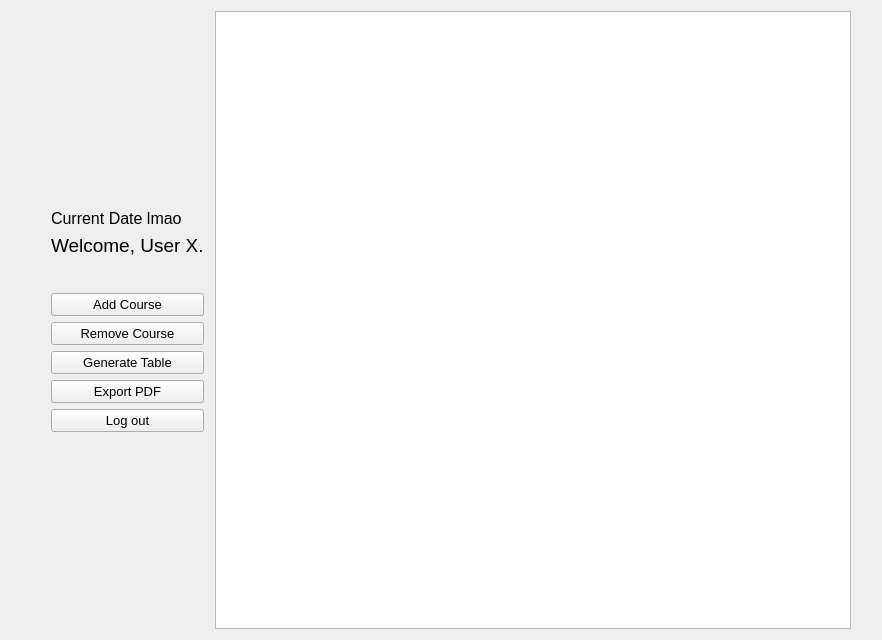
<?xml version="1.0" encoding="UTF-8"?>
<ui version="4.0">
 <class>UI_tableview</class>
 <widget class="QWidget" name="UI_tableview">
  <property name="geometry">
   <rect>
    <x>0</x>
    <y>0</y>
    <width>882</width>
    <height>640</height>
   </rect>
  </property>
  <property name="windowTitle">
   <string>UI_tableview</string>
  </property>
  <layout class="QHBoxLayout" name="horizontalLayout">
   <item>
    <spacer name="hortSpacer_l1">
     <property name="orientation">
      <enum>Qt::Horizontal</enum>
     </property>
     <property name="sizeType">
      <enum>QSizePolicy::Maximum</enum>
     </property>
     <property name="sizeHint" stdset="0">
      <size>
       <width>40</width>
       <height>20</height>
      </size>
     </property>
    </spacer>
   </item>
   <item>
    <layout class="QVBoxLayout" name="CommandBox">
     <item>
      <spacer name="vertSpacer_u1">
       <property name="orientation">
        <enum>Qt::Vertical</enum>
       </property>
       <property name="sizeHint" stdset="0">
        <size>
         <width>20</width>
         <height>10</height>
        </size>
       </property>
      </spacer>
     </item>
     <item>
      <widget class="QLabel" name="lb_currentDateTime">
       <property name="font">
        <font>
         <pointsize>12</pointsize>
        </font>
       </property>
       <property name="text">
        <string>Current Date lmao</string>
       </property>
      </widget>
     </item>
     <item>
      <widget class="QLabel" name="lb_welcome">
       <property name="font">
        <font>
         <pointsize>14</pointsize>
        </font>
       </property>
       <property name="text">
        <string>Welcome, User X.</string>
       </property>
      </widget>
     </item>
     <item>
      <spacer name="verticalSpacer">
       <property name="orientation">
        <enum>Qt::Vertical</enum>
       </property>
       <property name="sizeType">
        <enum>QSizePolicy::Fixed</enum>
       </property>
       <property name="sizeHint" stdset="0">
        <size>
         <width>20</width>
         <height>30</height>
        </size>
       </property>
      </spacer>
     </item>
     <item>
      <widget class="QPushButton" name="bt_removeCourse">
       <property name="font">
        <font>
         <pointsize>10</pointsize>
        </font>
       </property>
       <property name="text">
        <string>Add Course</string>
       </property>
      </widget>
     </item>
     <item>
      <widget class="QPushButton" name="bt_generateTable">
       <property name="font">
        <font>
         <pointsize>10</pointsize>
        </font>
       </property>
       <property name="text">
        <string>Remove Course</string>
       </property>
      </widget>
     </item>
     <item>
      <widget class="QPushButton" name="bt_addCourse">
       <property name="font">
        <font>
         <pointsize>10</pointsize>
        </font>
       </property>
       <property name="text">
        <string>Generate Table</string>
       </property>
      </widget>
     </item>
     <item>
      <widget class="QPushButton" name="bt_exportPDF">
       <property name="font">
        <font>
         <pointsize>10</pointsize>
        </font>
       </property>
       <property name="text">
        <string>Export PDF</string>
       </property>
      </widget>
     </item>
     <item>
      <widget class="QPushButton" name="bt_logOut">
       <property name="font">
        <font>
         <pointsize>10</pointsize>
        </font>
       </property>
       <property name="text">
        <string>Log out</string>
       </property>
      </widget>
     </item>
     <item>
      <spacer name="vertSpacer_l1">
       <property name="orientation">
        <enum>Qt::Vertical</enum>
       </property>
       <property name="sizeHint" stdset="0">
        <size>
         <width>20</width>
         <height>5</height>
        </size>
       </property>
      </spacer>
     </item>
    </layout>
   </item>
   <item>
    <spacer name="hortSpacer_m1">
     <property name="orientation">
      <enum>Qt::Horizontal</enum>
     </property>
     <property name="sizeType">
      <enum>QSizePolicy::Fixed</enum>
     </property>
     <property name="sizeHint" stdset="0">
      <size>
       <width>5</width>
       <height>20</height>
      </size>
     </property>
    </spacer>
   </item>
   <item>
    <widget class="QTableView" name="table_wholeSchedule">
     <property name="font">
      <font>
       <pointsize>12</pointsize>
      </font>
     </property>
     <attribute name="horizontalHeaderMinimumSectionSize">
      <number>50</number>
     </attribute>
     <attribute name="horizontalHeaderDefaultSectionSize">
      <number>150</number>
     </attribute>
     <attribute name="horizontalHeaderHighlightSections">
      <bool>true</bool>
     </attribute>
    </widget>
   </item>
   <item>
    <spacer name="hortspacer_r1">
     <property name="orientation">
      <enum>Qt::Horizontal</enum>
     </property>
     <property name="sizeType">
      <enum>QSizePolicy::Maximum</enum>
     </property>
     <property name="sizeHint" stdset="0">
      <size>
       <width>20</width>
       <height>20</height>
      </size>
     </property>
    </spacer>
   </item>
  </layout>
 </widget>
 <resources/>
 <connections/>
</ui>
